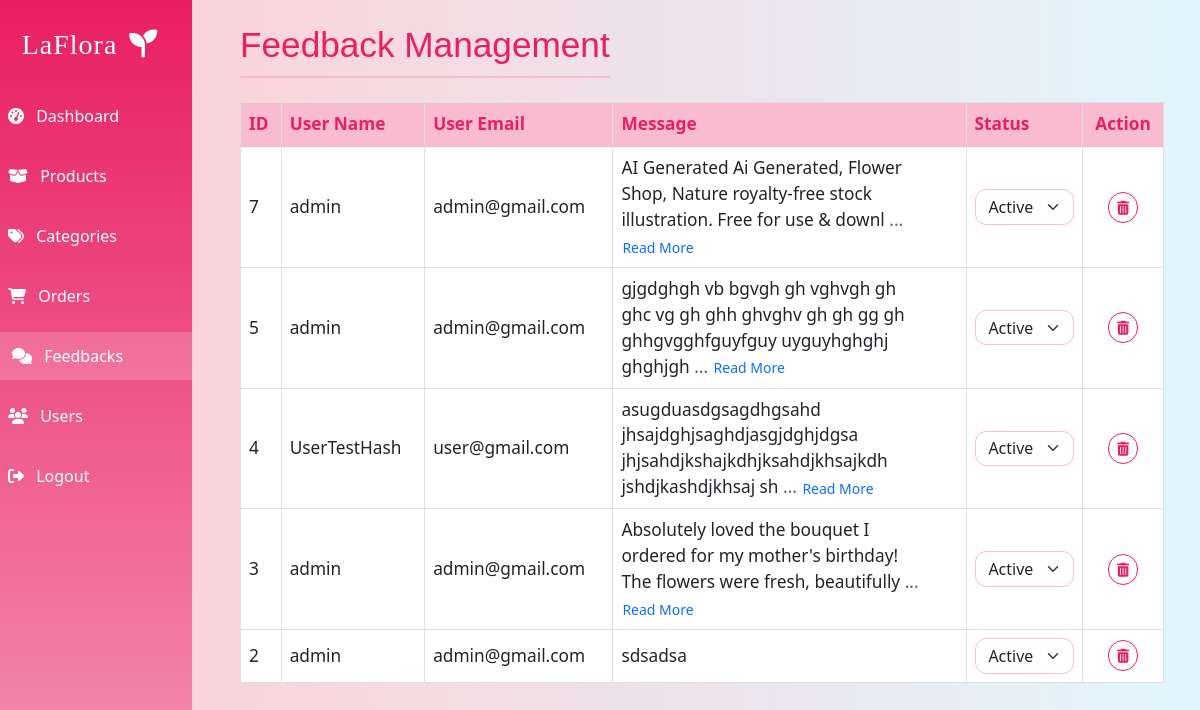
The page /views/admin/feedbacks.php (signed in) on the database its author committed.
### tables this page shows
CREATE TABLE `feedback` (
  `f_id` int(11) NOT NULL,
  `user_id` int(11) DEFAULT NULL,
  `message` text NOT NULL,
  `status` enum('inactive','active','','') NOT NULL DEFAULT 'inactive'
);

CREATE TABLE `users` (
  `id` int(11) NOT NULL,
  `name` varchar(100) NOT NULL,
  `email` varchar(100) NOT NULL,
  `password` varchar(100) NOT NULL,
  `created_at` timestamp NOT NULL DEFAULT current_timestamp(),
  `role` varchar(100) NOT NULL DEFAULT 'user'
);

### views/admin/feedbacks.php (the view, shortened to what this page needs)
<?php
require_once '../../config/db.php';
$feedbacks = [];
$stmt = $conn->query('
    SELECT f.f_id, f.message, f.status, u.name as user_name, u.email as user_email
    FROM feedback f
    LEFT JOIN users u ON f.user_id = u.id
    ORDER BY f.f_id DESC
');
if ($stmt) {
    $feedbacks = $stmt->fetchAll(PDO::FETCH_ASSOC);
}
?>
<!DOCTYPE html>
<html lang="en">
<head>
    <link href="https://cdnjs.cloudflare.com/ajax/libs/bootstrap/5.3.0/css/bootstrap.min.css" rel="stylesheet">
    <link href="https://cdnjs.cloudflare.com/ajax/libs/font-awesome/6.4.0/css/all.min.css" rel="stylesheet">
    <link rel="stylesheet" href="./public/css/main.css">
</head>
<body>
    <div class="container-fliud min-vh-100 admin-bg">
        <div class="row h-100">
            <?php include_once('./includes/admin_nav.php'); ?>
            <main class="col-md-9 col-lg-10 ms-sm-auto px-md-5 py-4">
                <div class="d-flex justify-content-between align-items-center mb-4">
                    <h1 class="admin-title mb-0">Feedback Management</h1>
                </div>
                <div class="table-responsive">
                    <table class="table table-bordered table-hover align-middle bg-white user-table">
                        <thead class="table-light">
                            <tr>
                                <th>ID</th>
                                <th>User Name</th>
                                <th>User Email</th>
                                <th>Message</th>
                                <th>Status</th>
                                <th class="text-center">Action</th>
                            </tr>
                        </thead>
                        <tbody>
                            <?php foreach ($feedbacks as $feedback): ?>
                                <tr>
                                    <td><?= htmlspecialchars($feedback['f_id']) ?></td>
                                    <td><?= htmlspecialchars($feedback['user_name'] ?? 'Unknown User') ?></td>
                                    <td><?= htmlspecialchars($feedback['user_email'] ?? 'No Email') ?></td>
                                    <td>
                                        <div class="feedback-text" style="max-width: 300px; word-wrap: break-word;">
                                            <?= htmlspecialchars(substr($feedback['message'], 0, 100)) ?>
                                            <?php if (strlen($feedback['message']) > 100): ?>
                                                <span class="text-muted">...</span>
                                                <button type="button" class="btn btn-sm btn-link p-0 text-decoration-none"
                                                        data-bs-toggle="modal"
                                                        data-bs-target="#feedbackModal<?= $feedback['f_id'] ?>">
                                                    Read More
                                                </button>
                                            <?php endif; ?>
                                        </div>
                                    </td>
                                    <td>
                                        <form method="POST" class="d-inline">
                                            <select name="feedback_status" class="form-select form-select-sm user-type-select" onchange="this.form.submit()">
                                                <option value="active" <?= $feedback['status'] === 'active' ? 'selected' : '' ?>>Active</option>
                                            </select>
                                        </form>
                                    </td>
                                    <td class="text-center">
                                        <form method="POST" class="d-inline delete-feedback-form">
                                            <button type="button" class="btn btn-sm btn-outline-danger delete-feedback-btn" title="Delete">
                                                <i class="fas fa-trash-alt"></i>
                                            </button>
                                        </form>
                                    </td>
                                </tr>
                            <?php endforeach; ?>
                        </tbody>
                    </table>
                </div>
            </main>
        </div>
    </div>
</body>
</html>

### views/admin/public/css/main.css (style rules this page uses)
.admin-bg { background: linear-gradient(to right, #ffcdd2, #e1f5fe); min-height: 100vh; }
.admin-title { color: #e91e63; font-size: 2.2rem; font-family: 'Arial', sans-serif; margin-bottom: 25px; padding-bottom: 10px; border-bottom: 2px solid #f8bbd0; }
.user-table th, .user-table td { vertical-align: middle; font-size: 1.08rem; }
.user-table th { color: #e91e63; font-weight: 600; background: #f8bbd0 !important; border-bottom: 2px solid #f8bbd0; }
.user-table .form-select.user-type-select { border-radius: 0.7rem; border: 1.5px solid #f8bbd0; font-size: 1rem; padding: 0.3rem 0.8rem; transition: border-color 0.2s, box-shadow 0.2s; }
.user-table .btn-outline-danger { border-radius: 20px; font-weight: 500; border-color: #e91e63; color: #e91e63; }

### rows shown on the page
feedback: f_id "7", user.name "admin", user.email "admin@gmail.com", message "AI Generated Ai Generated, Flower Shop, Nature royalty-free stock illustration. Free for use & downl", feedback_status "Active"
feedback: f_id "5", user.name "admin", user.email "admin@gmail.com", message "gjgdghgh vb bgvgh gh vghvgh gh ghc vg gh ghh ghvghv gh gh gg gh ghhgvgghfguyfguy uyguyhghghj ghghjgh", feedback_status "Active"
feedback: f_id "4", user.name "UserTestHash", user.email "user@gmail.com", message "asugduasdgsagdhgsahd jhsajdghjsaghdjasgjdghjdgsa jhjsahdjkshajkdhjksahdjkhsajkdh jshdjkashdjkhsaj sh", feedback_status "Active"
feedback: f_id "3", user.name "admin", user.email "admin@gmail.com", message "Absolutely loved the bouquet I ordered for my mother's birthday! The flowers were fresh, beautifully", feedback_status "Active"
feedback: f_id "2", user.name "admin", user.email "admin@gmail.com", message "sdsadsa", feedback_status "Active"
